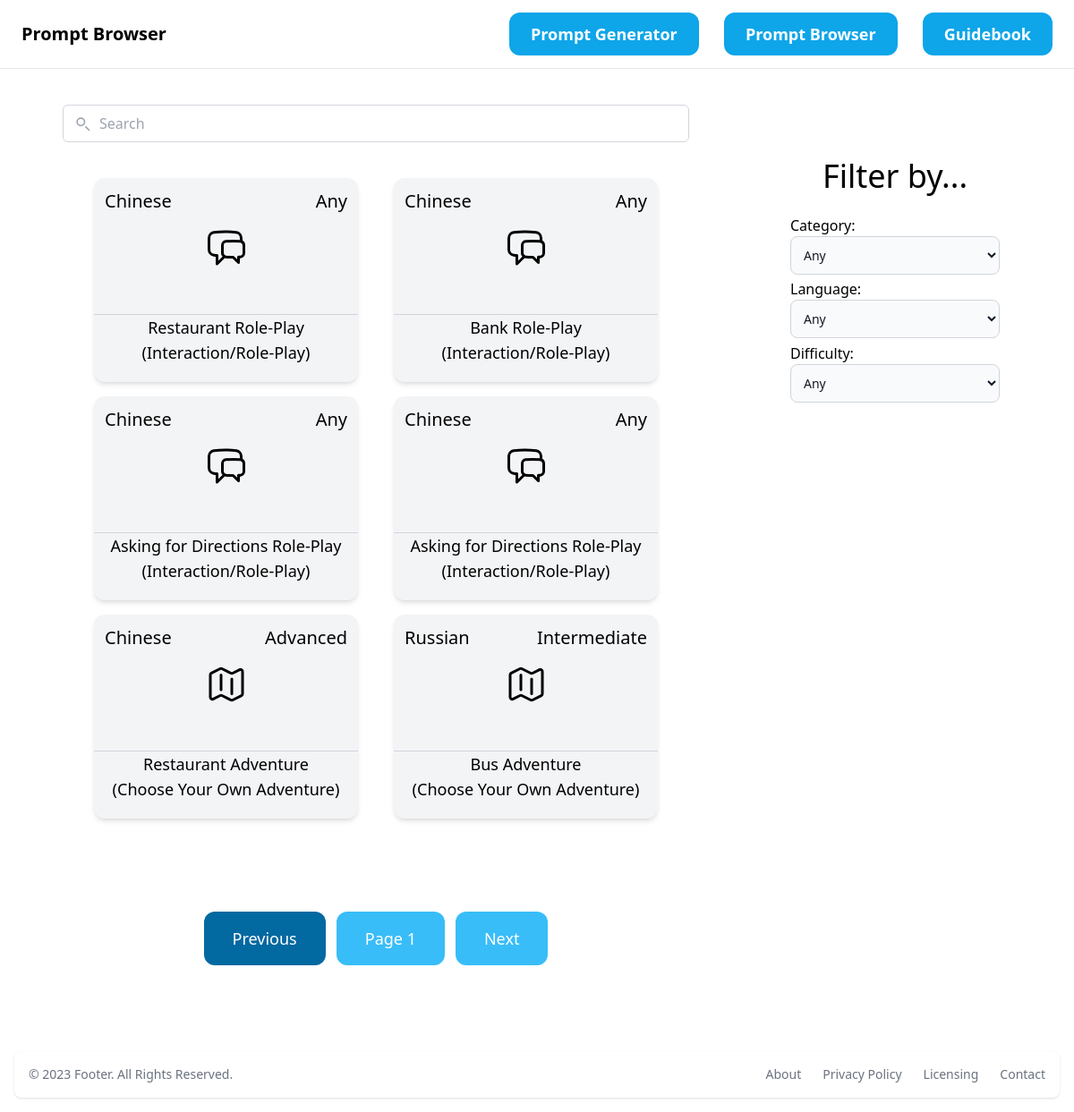
Page /browser/ on the committed database.
### prompt/models.py (models this page shows, shortened)
class Prompt(models.Model):
    category = models.ForeignKey(Category, on_delete=models.CASCADE)
    prompt_category = models.CharField(max_length=255, null=True)
    prompt_title = models.CharField(max_length=255, null=True)
    prompt_text = models.TextField(null=True)
    prompt_output = models.TextField(null=True)
    prompt_language = models.CharField(max_length=255, null=True)
    prompt_warning = models.BooleanField(default=False)
    prompt_level = models.CharField(max_length=255, null=True)

class Category(models.Model):
    category_name = models.CharField(max_length=255)
    category_information = models.TextField(null=True)
    category_svg = models.TextField(null=True)
    class Meta:
        verbose_name_plural = "Categories"
    def __str__(self):
        return self.category_name

### prompt/views.py (the view)
# urls.py: path('browser/', views.browser, name='browser'),
def browser(request):
    prompts = Prompt.objects.all()
    categories = Category.objects.all()
    paginator = Paginator(prompts, 6)
    page_number = request.GET.get('page')
    page_prompts = paginator.get_page(page_number)
    return render(request, 'prompt/browser.html', {
        'prompts': prompts,
        'categories': categories,
        'page_prompts': page_prompts
    })

### prompt/templates/prompt/browser.html (shortened to what this page needs)
{% extends 'prompt/base.html' %}
{%block content%} Prompt Browser {%endblock%}
{%block searchcontent %}
<div class="grid grid-cols-10 grid-rows-2" style="grid-template-rows: auto auto"">
    <div class="col-span-7 place-items-center flex justify-center mt-10" style="max-height:50px">
        <div class="relative">
            <input id="query" name="query" type="text" placeholder="Search" style="width:700px" class="py-2 pl-10 pr-4 border border-gray-300 rounded-md focus:outline-none focus:ring-2 focus:ring-blue-500 focus:border-transparent">
            <button href="#" class="absolute inset-y-0 left-0 flex items-center pl-3">
                <svg class="w-5 h-5 text-gray-400" fill="none" stroke="currentColor" viewBox="0 0 24 24" xmlns="http://www.w3.org/2000/svg">
                <path stroke-linecap="round" stroke-linejoin="round" stroke-width="2" d="M21 21l-4.35-4.35M15 10a5 5 0 1 0-10 0 5 5 0 0 0 10 0z"></path>
                </svg>
            </button>
        </div>
    </div>
    <div id="promptsContainer" class="row-start-2 col-span-7 flex justify-center" style="height:1000px">
        {%include 'prompt/filtered_results.html' %}
    </div>
    <div class="grid grid-rows-7 mr-10 col-span-3 row-span-2 flex justify-center" style="height:500px">
        <div class="pt-5 row-span-1">
            <div class="text-4xl relative flex justify-center items-center gap-5 pt-20">
                Filter by...
            </div>
        </div>
        <div class="row-span-1 pt-5">
        </div>
        <div class="row-span-1 pt-5">
            Category:
                <select class="bg-gray-50 border border-gray-300 text-gray-900 text-sm rounded-lg
                focus:ring-blue-500 focus:border-blue-500 block w-full p-2.5 dark:bg-gray-700
                dark:border-gray-600 dark:placeholder-gray-400 dark:text-white
                dark:focus:ring-blue-500 dark:focus:border-blue-500"
                id="categories" name="categoriesSelect">
                    <option value="AnyCategory">Any</option>
                </select>
        </div>
        <div class="pt-5 row-span-1">
            Language:
                <select class="bg-gray-50 border border-gray-300 text-gray-900 text-sm rounded-lg
                focus:ring-blue-500 focus:border-blue-500 block w-full p-2.5 dark:bg-gray-700
                dark:border-gray-600 dark:placeholder-gray-400 dark:text-white
                dark:focus:ring-blue-500 dark:focus:border-blue-500"
                id="languages" name="languageSelect">
                    <option value="AnyLanguage">Any</option>
                </select>
        </div>
        <div class="pt-5 row-span-1">
            Difficulty:
                <select class="bg-gray-50 border border-gray-300 text-gray-900 text-sm rounded-lg
                focus:ring-blue-500 focus:border-blue-500 block w-full p-2.5 dark:bg-gray-700
                dark:border-gray-600 dark:placeholder-gray-400 dark:text-white
                dark:focus:ring-blue-500 dark:focus:border-blue-500"
                id="difficulties" name="difficultySelect">
                    <option value="AnyDifficulty">Any</option>
                </select>
        </div>
        <div class="justify-center items-center pt-5 row-span-1">
        </div>
    </div>
</div>
{%endblock%}

### prompt/templates/prompt/filtered_results.html (shortened to what this page needs)
<div class="mt-10 w-3/4 grid grid-cols-2 grid-rows-4 gap-y-4 gap-x-10 columns-3">
    {%for prompt in page_prompts %}
    <div style="position: relative" class="h-auto grid grid-rows-3 hover:scale-105 col-span-1 row-span-1 rounded-xl shadow-md bg-gray-100">
        <div class="row-span-2">
            <div class="grid grid-rows-2 grid-cols-2">
                <div class="text-xl m-3 row-span-1 col-span-1">
                    <span class="language">{{prompt.prompt_language}}</span>
                </div>
                <div class="text-xl m-3 text-right row-span-1 col-span-1">
                    <span class="level">{{prompt.prompt_level}}</span>
                </div>
                <div class="flex justify-center items-center overflow-hidden col-span-2">
                    <span class="category">{{prompt.category.category_svg | safe}}</span>
                </div>
            </div>
        </div>
        <div class="row-span-1 border-t border-gray-300">
            <div class="text-lg flex justify-center items-center place-items-center">
                <center>
                    {{prompt.prompt_title}}
                <br>
                ({{prompt.category}})
                </center>
            </div>
        </div>
    </div>
    {%endfor%}
    <div class="flex gap-3 col-span-2 justify-center items-center pagination place-items-center">
        {% if page_prompts.has_previous %}
          <a class="mt-2 py-4 px-8 inline-block bg-sky-400 text-lg rounded-xl text-white hover:bg-sky-500" href="?page={{ page_prompts.previous_page_number }}">Previous</a>
        {% else %}
            <a class="mt-2 py-4 px-8 inline-block bg-sky-700 text-lg rounded-xl text-white">Previous</a>
        {% endif %}
        <span class="mt-2 py-4 px-8 inline-block bg-sky-400 text-lg rounded-xl text-white current-page">Page {{ page_prompts.number }}</span>
        {% if page_prompts.has_next %}
          <a class="mt-2 py-4 px-8 inline-block bg-sky-400 text-lg rounded-xl text-white hover:bg-sky-500" href="?page={{ page_prompts.next_page_number }}">Next</a>
          {% else %}
          <a class="mt-2 py-4 px-8 inline-block bg-sky-700 text-lg rounded-xl text-white">Next</a>
        {% endif %}
    </div>
</div>

### rows in the picture
Prompt: prompt_language "Chinese", prompt_level "Any", prompt_title "Restaurant Role-Play", category "Interaction/Role-Play"
Prompt: prompt_language "Chinese", prompt_level "Any", prompt_title "Bank Role-Play", category "Interaction/Role-Play"
Prompt: prompt_language "Chinese", prompt_level "Any", prompt_title "Asking for Directions Role-Play", category "Interaction/Role-Play"
Prompt: prompt_language "Chinese", prompt_level "Any", prompt_title "Asking for Directions Role-Play", category "Interaction/Role-Play"
Prompt: prompt_language "Chinese", prompt_level "Advanced", prompt_title "Restaurant Adventure", category "Choose Your Own Adventure"
Prompt: prompt_language "Russian", prompt_level "Intermediate", prompt_title "Bus Adventure", category "Choose Your Own Adventure"

### other values in the picture
{{ page_prompts.number }} "1"
